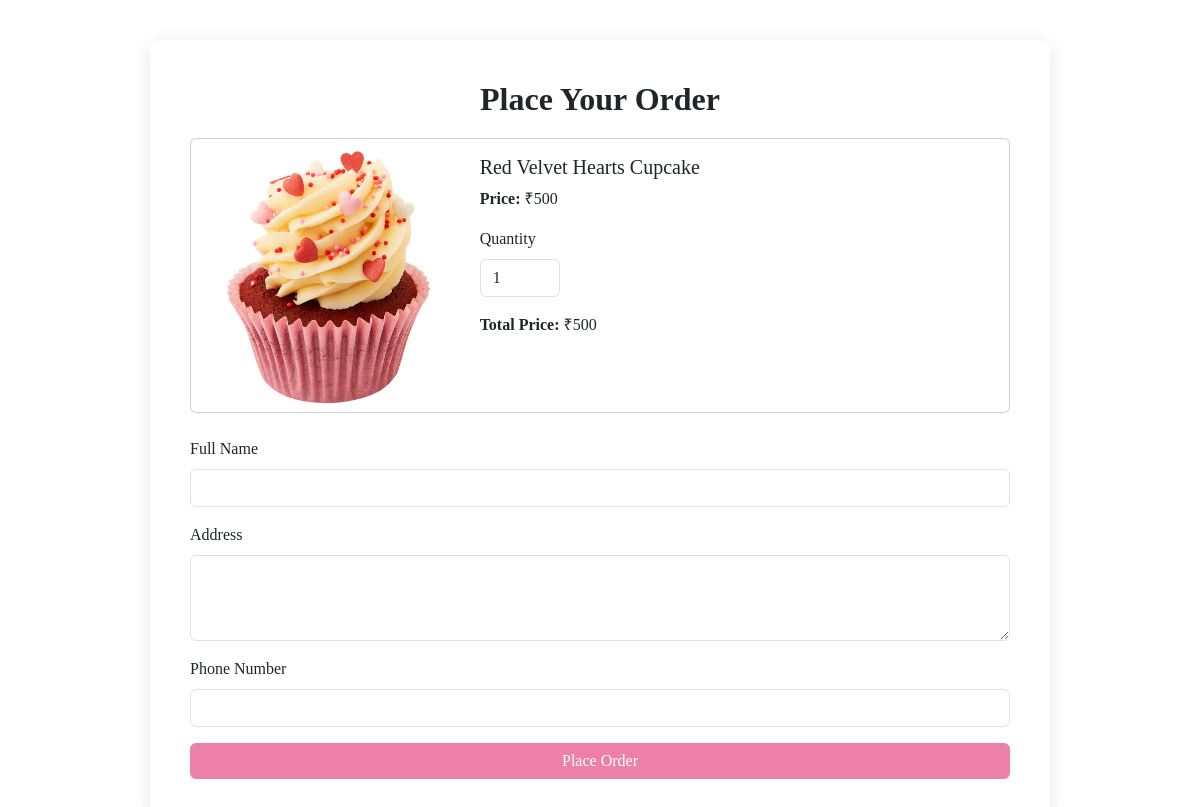
/address_page/1 (signed in), run on the app's committed database.
### app/models.py (models this page shows, shortened)
class Cake(models.Model):
    name=models.CharField(max_length=100)
    price=models.IntegerField()
    img=models.FileField()
    colour=models.TextField()
    category=models.ForeignKey(Category,on_delete=models.CASCADE)
    description=models.TextField()

### app/views.py (the view, shortened to what this page needs)
# urls.py: path('address_page/<id>',views.address_page, name='address_page'),
def address_page(req, id):
    cake = Cake.objects.get(id=id)
    user = User.objects.get(username=req.session['user'])
    user_address = Address.objects.filter(user=user).order_by('-id').first()
    return render(req, 'user/order_details.html', {
        'cake': cake,
        'user_address': user_address
    })

### templates/user/order_details.html (shortened to what this page needs)
<!DOCTYPE html>
<html lang="en">
<head>
    <link href="https://cdn.jsdelivr.net/npm/bootstrap@5.3.0-alpha1/dist/css/bootstrap.min.css" rel="stylesheet">
</head>
<body>
<div class="container" data-aos="fade-up">
    <h2 class="text-center">Place Your Order</h2>
    <form method="POST">
        <div class="card mb-4">
            <div class="row g-0">
                <div class="col-md-4">
                    <img src="{{ cake.img.url }}" class="product-img" alt="{{ cake.name }}">
                </div>
                <div class="col-md-8">
                    <div class="card-body">
                        <h5 class="card-title">{{ cake.name }}</h5>
                        <p class="card-text"><strong>Price:</strong> ₹<span id="unit-price">{{ cake.price }}</span></p>
                        <div class="mb-3">
                            <label for="quantity" class="form-label">Quantity</label>
                            <input type="number" id="quantity" name="quantity" class="form-control quantity-input" value="1" min="1" required>
                        </div>
                        <p class="card-text"><strong>Total Price:</strong> ₹<span id="total-price">{{ cake.price }}</span></p>
                    </div>
                </div>
            </div>
        </div>
        <div class="mb-3">
            <label for="name" class="form-label">Full Name</label>
            <input type="text" id="name" name="name" class="form-control" required>
        </div>
        <div class="mb-3">
            <label for="address" class="form-label">Address</label>
            <textarea id="address" name="address" class="form-control" rows="3" required></textarea>
        </div>
        <div class="mb-3">
            <label for="phone_number" class="form-label">Phone Number</label>
            <input type="text" id="phone_number" name="phone_number" class="form-control" required
                   pattern="[0-9]{10}" maxlength="10" minlength="10" oninput="this.value = this.value.replace(/[^0-9]/g, '')">
        </div>
        <button type="submit" class="btn btn-primary w-100">Place Order</button>
    </form>
</div>
</body>
</html>

### templates/user/order_details.html (style rules this page uses)
body { background-color: white; font-family: "Playfair Display", serif; }
.container { max-width: 900px; background: #fff; padding: 40px; border-radius: 12px; box-shadow: 0 4px 20px rgba(0, 0, 0, 0.1); margin-top: 40px; }
h2, h4 { font-weight: 600; margin-bottom: 20px; }
.btn-primary { background-color: #ed80a8; border: none; }
.product-img { width: 100%; border-radius: 8px; }
.quantity-input { width: 80px; }

### data on the page
Cake: img (picture), name "Red Velvet Hearts Cupcake", price "500"
